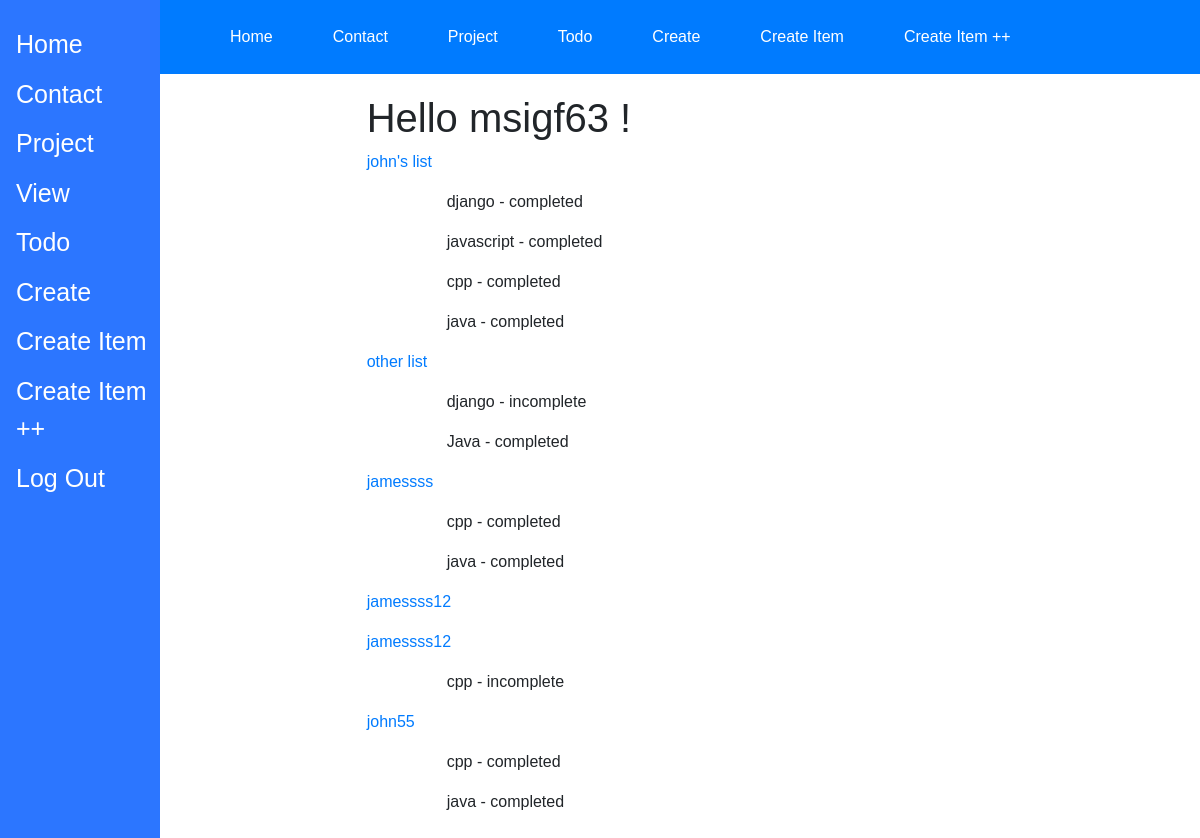
The app's page /view/ (signed in) with its own data.
### main/models.py (models this page shows, shortened)
class ToDoList(models.Model):
    usr = models.ForeignKey(User, on_delete=models.CASCADE, related_name='todolist', null=True)
    name = models.CharField(max_length=200)
    def __str__(self):
        return self.name

class Item(models.Model):
    todolist = models.ForeignKey(ToDoList, default=1,on_delete=models.CASCADE)
    text = models.CharField(max_length=300)
    complete = models.BooleanField()

### main/views.py (the view)
# urls.py: path("view/", views.view, name="view"),
def view(request):
    user = request.user
    ls = request.user.todolist.all()
    print(ls)
    return render(request, 'view.html', {'user': user, 'ls': ls})

### main/templates/view.html (shortened to what this page needs)
{% extends 'base.html' %}
{% load static %}
{% block extrahead %}
  <link rel="stylesheet" href="{% static 'css/todo.css' %}" />
{% endblock %}
{% block content %}
  <h1>Hello {{user}} {{email}}!</h1>
  {% for td in ls %}
    <p><a href="/createitem/{{td.id}}">{{td.name}}</p></a>
    {% for item in td.item_set.all %}
    <ul style="padding-left: 80px;">
      {{item.text}} -
      {% if item.complete %} completed {% else %} incomplete {% endif %}
    </ul>
    {% endfor %}
  {% endfor %}
{% endblock %}

### main/static/css/base.css (style rules this page uses)
* { box-sizing: border-box; margin: 0; padding: 0; font-family: "Arial", sans-serif; }
body { font-family: "Segoe UI", Tahoma, Geneva, Verdana, sans-serif; line-height: 1.6; color: #333; background-color: #f4f4f4; padding: 20px; }
a { color: #007bff; text-decoration: none; }

### main/templates/base.html (style rules this page uses)
* { margin: 0; padding: 0; box-sizing: border-box; }
body { margin: 0; padding: 0; }

### records on screen
ToDoList: name "john's list"
Item: text "django", complete "completed"
Item: text "javascript", complete "completed"
Item: text "cpp", complete "completed"
Item: text "java", complete "completed"
ToDoList: name "other list"
Item: text "django", complete "incomplete"
Item: text "Java", complete "completed"
ToDoList: name "jamessss"
Item: text "cpp", complete "completed"
Item: text "java", complete "completed"
ToDoList: name "jamessss12"
ToDoList: name "jamessss12"
Item: text "cpp", complete "incomplete"
ToDoList: name "john55"
Item: text "cpp", complete "completed"
Item: text "java", complete "completed"

### other values on screen
{{ user }} "msigf63"
